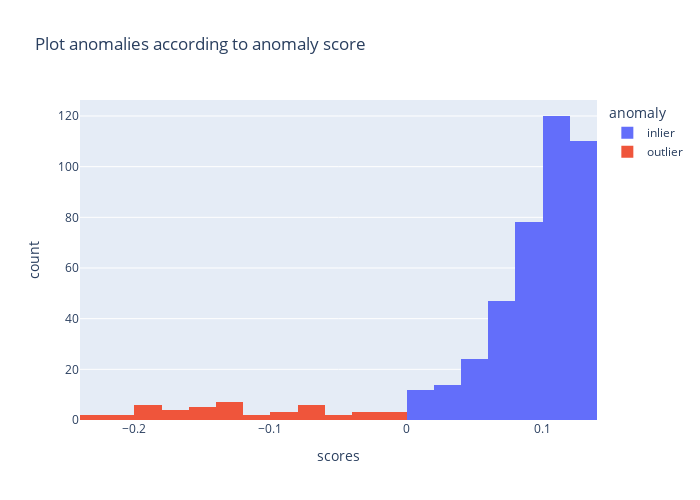

Write notebook code for a chart like this one.
### Code cell
df['anomaly_label']=pred
df['anomaly']=df['anomaly_label'].apply(lambda x: 'outlier' if x==-1  else 'inlier')
#plot anomalies in anomaly score
fig=px.histogram(df,x='scores',color='anomaly', title='Plot anomalies according to anomaly score')

fig.update_layout(
    autosize=False,
    width=700,
    height=500,)
fig.show()

### Figure 1 — Plotly figure (JSON) as saved in the notebook; plotly's stock layout.template omitted (floating-point values rounded to 4 significant figures; data arrays with more than 128 entries replaced by an {"elided": "..."} marker saying what was removed)
{"data": [{"alignmentgroup": "True", "bingroup": "x", "hovertemplate": "anomaly=inlier<br>scores=%{x}<br>count=%{y}<extra></extra>", "legendgroup": "inlier", "marker": {"color": "#636efa", "pattern": {"shape": ""}}, "name": "inlier", "offsetgroup": "inlier", "orientation": "v", "showlegend": true, "type": "histogram", "x": {"elided": "405 float values"}, "xaxis": "x", "yaxis": "y"}, {"alignmentgroup": "True", "bingroup": "x", "hovertemplate": "anomaly=outlier<br>scores=%{x}<br>count=%{y}<extra></extra>", "legendgroup": "outlier", "marker": {"color": "#EF553B", "pattern": {"shape": ""}}, "name": "outlier", "offsetgroup": "outlier", "orientation": "v", "showlegend": true, "type": "histogram", "x": [-0.008636, -0.1234, -0.0185, -0.02599, -0.1266, -0.1675, -0.1203, -0.0966, -0.1409, -0.06916, -0.03517, -0.03583, -0.2159, -0.1899, -0.1878, -0.1873, -0.1309, -0.1535, -0.1938, -0.1258, -0.162, -0.1173, -0.2249, -0.08338, -0.05824, -0.1569, -0.135, -0.07435, -0.1743, -0.07798, -0.07827, -0.185, -0.1367, -0.1445, -0.1754, -0.07697, -0.1012, -0.1526, -0.2203, -0.0549, -0.0145, -0.2116, -0.09953, -0.1825, -0.06758], "xaxis": "x", "yaxis": "y"}], "layout": {"autosize": false, "barmode": "relative", "height": 500, "legend": {"title": {"text": "anomaly"}, "tracegroupgap": 0}, "title": {"text": "Plot anomalies according to anomaly score"}, "width": 700, "xaxis": {"anchor": "y", "domain": [0, 1], "title": {"text": "scores"}}, "yaxis": {"anchor": "x", "domain": [0, 1], "title": {"text": "count"}}}}
